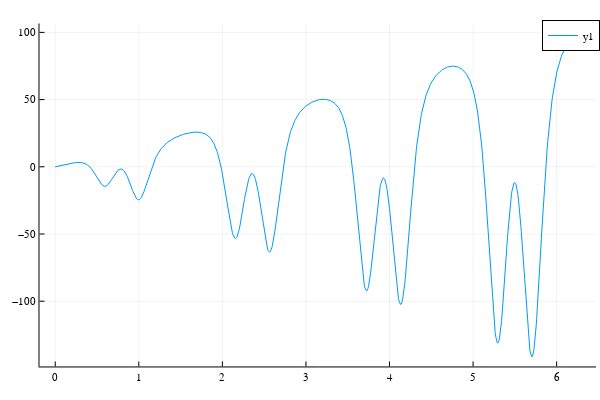

Source (notebook cell):
### Code cell
plotly()
plot(imrange, real.(Cv))

### Figure 1 — Plotly figure (JSON) as saved in the notebook; plotly's stock layout.template omitted (floating-point values rounded to 4 significant figures; data arrays with more than 128 entries replaced by an {"elided": "..."} marker saying what was removed)
{"data": [{"colorbar": {"len": 0.9525, "title": "", "x": 0.9934, "y": 0.5139}, "legendgroup": "y1", "line": {"color": "rgba(0, 154, 250, 1.000)", "dash": "solid", "shape": "linear", "width": 1}, "mode": "lines", "name": "y1", "showlegend": true, "type": "scatter", "x": {"elided": "1000 float values"}, "xaxis": "x", "y": {"elided": "1000 float values"}, "yaxis": "y"}], "layout": {"annotations": [], "height": 400, "legend": {"bgcolor": "rgba(255, 255, 255, 1.000)", "bordercolor": "rgba(0, 0, 0, 1.000)", "borderwidth": 1, "font": {"color": "rgba(0, 0, 0, 1.000)", "family": "sans-serif", "size": 11}, "title": {"font": {"color": "rgba(0, 0, 0, 1.000)", "family": "sans-serif", "size": 15}, "text": ""}, "tracegroupgap": 0, "traceorder": "normal", "x": 1, "xanchor": "auto", "y": 1, "yanchor": "auto"}, "margin": {"b": 20, "l": 0, "r": 0, "t": 20}, "paper_bgcolor": "rgba(255, 255, 255, 1.000)", "plot_bgcolor": "rgba(255, 255, 255, 1.000)", "showlegend": true, "width": 600, "xaxis": {"anchor": "y", "domain": [0.06582, 0.9934], "gridcolor": "rgba(0, 0, 0, 0.100)", "gridwidth": 0.5, "linecolor": "rgba(0, 0, 0, 1.000)", "mirror": false, "range": [-0.1885, 6.472], "showgrid": true, "showline": true, "showticklabels": true, "tickangle": 0, "tickcolor": "rgb(0, 0, 0)", "tickfont": {"color": "rgba(0, 0, 0, 1.000)", "family": "sans-serif", "size": 11}, "tickmode": "array", "ticks": "inside", "ticktext": ["0", "1", "2", "3", "4", "5", "6"], "tickvals": [0, 1, 2, 3, 4, 5, 6], "title": "", "titlefont": {"color": "rgba(0, 0, 0, 1.000)", "family": "sans-serif", "size": 15}, "type": "-", "visible": true, "zeroline": false, "zerolinecolor": "rgba(0, 0, 0, 1.000)"}, "yaxis": {"anchor": "x", "domain": [0.03762, 0.9902], "gridcolor": "rgba(0, 0, 0, 0.100)", "gridwidth": 0.5, "linecolor": "rgba(0, 0, 0, 1.000)", "mirror": false, "range": [-148.5, 106.6], "showgrid": true, "showline": true, "showticklabels": true, "tickangle": 0, "tickcolor": "rgb(0, 0, 0)", "tickfont": {"color": "rgba(0, 0, 0, 1.000)", "family": "sans-serif", "size": 11}, "tickmode": "array", "ticks": "inside", "ticktext": ["−100", "−50", "0", "50", "100"], "tickvals": [-100, -50, 0, 50, 100], "title": "", "titlefont": {"color": "rgba(0, 0, 0, 1.000)", "family": "sans-serif", "size": 15}, "type": "-", "visible": true, "zeroline": false, "zerolinecolor": "rgba(0, 0, 0, 1.000)"}}}
